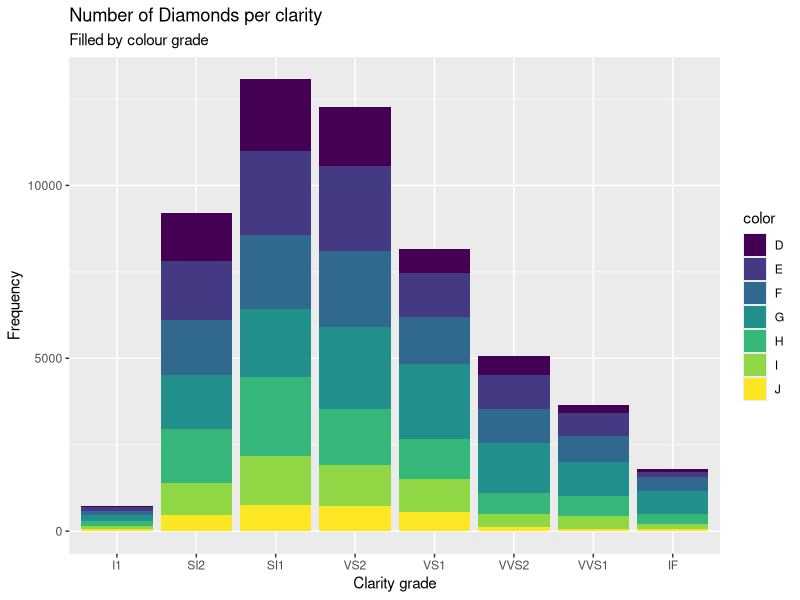
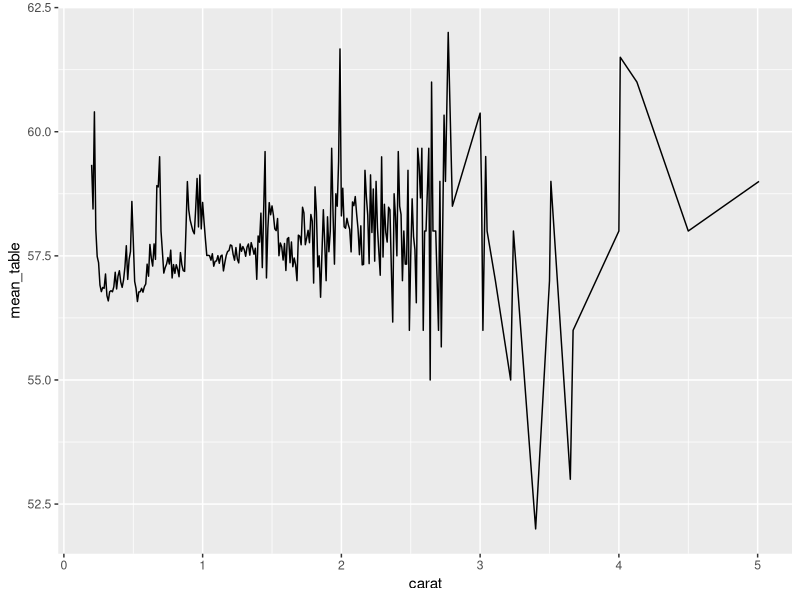
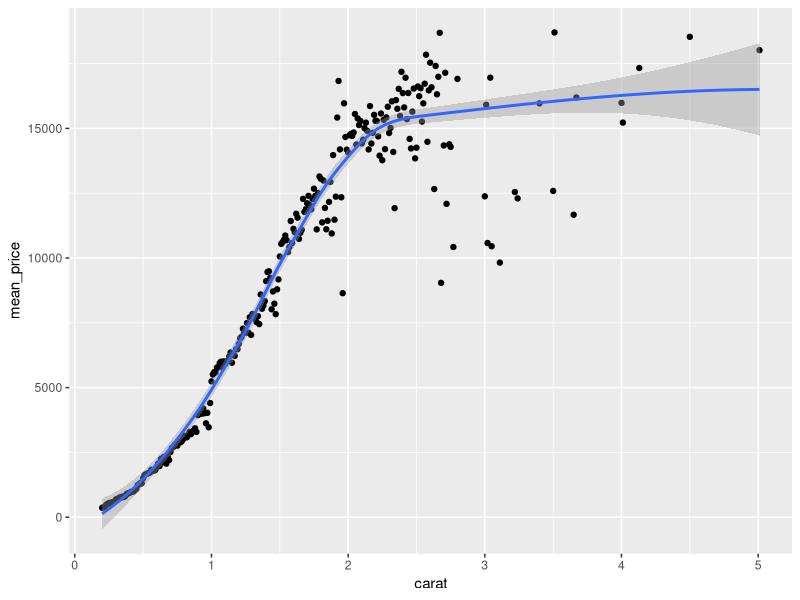

Source code (R) for these figures, in order: (Note: this script raises an error after producing the figures.)
## ---- chunk 1
library(tidyverse) 
library(ggplot2)
View(diamonds)
## ---- chunk 2
diamonds <- diamonds %>% rename(
    depth_pct = "depth",
    length_mm = "x",
    width_mm = "y",
    depth_mm = "z",
    table_pct = "table"
  )
## ---- chunk 3
# Do some preliminary investigations & cleaning

diamonds %>% ggplot(mapping = aes(x = clarity, fill = color)) + geom_bar() + labs(title = "Number of Diamonds per clarity", subtitle = "Filled by colour grade", y = "Frequency", x = "Clarity grade")

diamonds %>% group_by(cut) %>% summarise(mean_price = mean(price)) %>% arrange(mean_price)

diamonds %>% group_by(carat) %>% summarise(mean_table = mean(table_pct)) %>% ggplot(mapping = aes(x = carat, y = mean_table)) + geom_line()

diamonds %>% group_by(carat) %>% summarise(mean_price = mean(price)) %>% ggplot(mapping = aes(x = carat, y = mean_price)) + geom_point() + geom_smooth()

## ---- chunk 4

diamonds <- diamonds %>%
  mutate(table_mm = table_pct * width_mm / 100)

# Overall table_mm arithmetic mean?

diamonds %>% summarise(mean_table = mean(table_mm))




# table_mm arithmetic mean within each clarity category


diamonds %>% group_by(clarity) %>% summarise(mean_table = mean(table_mm)) %>% arrange(mean_table)



## ---- chunk 5
# Write gmean() command

gmean <- function(x) {
  exp(mean(log(x)))
}

diamonds %>% summarise(gmean_price = gmean(price)) #test example


## ---- chunk 6

test_data <- list(
  test1 = c(2.1, 3.8, 4.2),
  test2 = c(1, 10, 100, 1000),
  test3 = c(0, 1, 4),
  test4 = c(0.38,  0.94, -1.56),
  test5 = c(TRUE, TRUE),
  test6 = c("6", "7", "8")
)


# Create for loop to test gmean() on the above examples

as.numeric(test_data)

output <- vector("double", length(test_data))

for (i in seq_along(test_data)) {
  output[[i]] <- gmean(test_data[[i]])
}

output

## ---- chunk 7
# Copy gmean() from Ex4 and edit it to check the input





# Copy your code from Ex 5 to test your new command





## ---- chunk 8
# Overall table_mm geometic mean?






# table_mm geometic mean within each clarity category






## ---- chunk 9
# Create gmean2() that computes the geometric mean 
#   that uses the original definition






## ---- chunk 10
# Create a function that computes the harmonic mean







